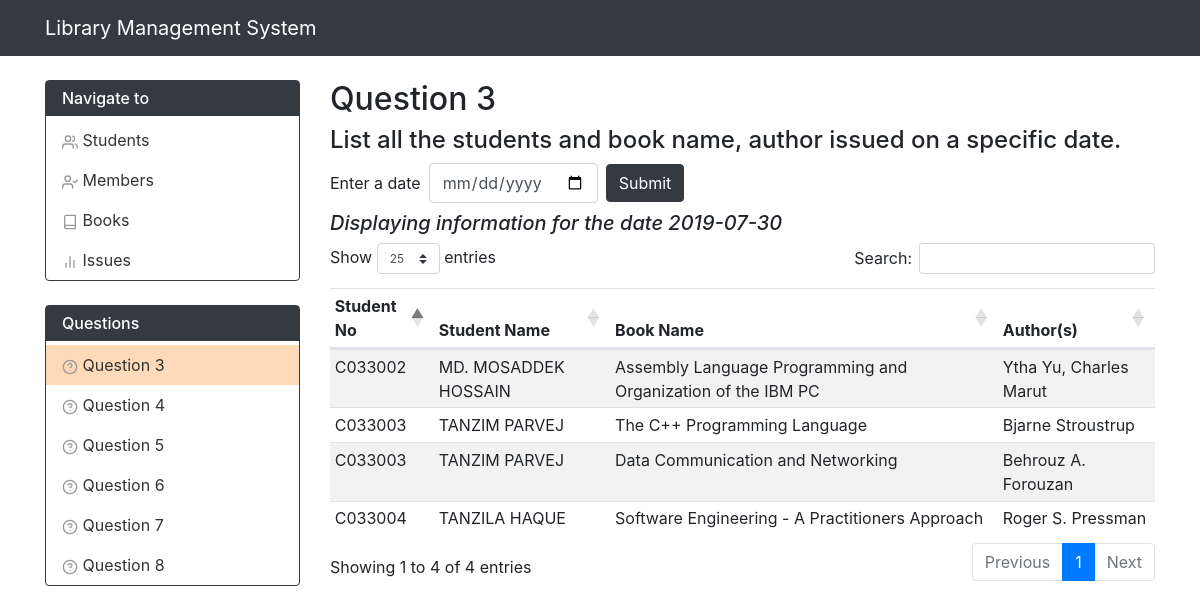
Page /q3.php on the committed database.
### tables this page shows
CREATE TABLE `Student` (
  `stud_no` varchar(20) NOT NULL,
  `stud_name` varchar(100) DEFAULT NULL,
  PRIMARY KEY (`stud_no`),
  CONSTRAINT `student_chk_1` CHECK ((`stud_no` like _utf8mb4'C%'))
);

CREATE TABLE `Book` (
  `book_no` varchar(20) NOT NULL,
  `book_name` varchar(1000) DEFAULT NULL,
  `author` varchar(500) DEFAULT NULL,
  PRIMARY KEY (`book_no`)
);

### functions.php (called while the page is built, shortened)
<?php
function question_3($mysql, $date){
    $info = [];
    if($stmt = $mysql->prepare('SELECT Student.stud_no, stud_name, book_name, author FROM Student, Membership, Book, Iss_rec WHERE Student.stud_no = Membership.stud_no AND Membership.mem_no = Iss_rec.mem_no AND Iss_rec.book_no = Book.book_no AND Iss_rec.iss_date = ?')){
        $stmt->bind_param('s', $date);
        $stmt->execute();
        $stmt->store_result();
        if($stmt->num_rows > 0){
            for($i = 0; $i < $stmt->num_rows; ++$i){
                $stmt->bind_result($no, $std_name, $book_name, $author);
                $stmt->fetch();
                array_push($info, ['no' => $no, 'std_name' => $std_name, 'book_name' => $book_name, 'author' => $author]);
            }
        }
    }
    return $info;
}

### q3.php (the view, shortened to what this page needs)
<?php
require_once __DIR__ . '/functions.php';
$date = isset($_GET['date']) ? $_GET['date'] : '2019-07-30';
$info = question_3($mysqli, $date);
?><!doctype html>
<html lang="en">
<head>
    <link rel="stylesheet" href="https://maxcdn.bootstrapcdn.com/bootstrap/4.0.0/css/bootstrap.min.css">
</head>
<body>
<?php include_once __DIR__ . '/navbar.php'; ?>
<div class="container">
    <div class="row">
        <?php include_once __DIR__ . '/sidebar.php'; ?>
        <main class="col-md-9 mt-4">
            <h2 id="title">Question 3</h2>
            <h4>List all the students and book name, author issued on a specific date.</h4>
            <form method="get" class="form-inline">
                <label for="date" class="mb-2 mr-sm-2">Enter a date</label> <input class="form-control mb-2 mr-sm-2" type="date" id="date" name="date" placeholder="Enter a date">
                <input class="mb-2 mr-sm-2 btn btn-dark" type="submit">
            </form>
            <h5><em>Displaying information for the date <?php echo $date; ?></em></h5>
            <table id="only_table" class="table table-striped table-sm" data-order='[[ 0, "asc" ]]' data-page-length='25'>
                <thead>
                <tr>
                    <th>Student No</th>
                    <th>Student Name</th>
                    <th>Book Name</th>
                    <th>Author(s)</th>
                </tr>
                </thead>
                <tbody id="info_table">
                <?php foreach ($info as $item): ?>
                    <tr>
                        <td><?php echo $item['no']; ?></td>
                        <td><?php echo $item['std_name']; ?></td>
                        <td><?php echo $item['book_name']; ?></td>
                        <td><?php echo $item['author']; ?></td>
                    </tr>
                <?php endforeach; ?>
                </tbody>
            </table>
        </main>
    </div>
</div>
<link rel="stylesheet" type="text/css" href="https://cdn.datatables.net/1.10.19/css/dataTables.bootstrap4.min.css" />
</body>
</html>

### q3.php (style rules this page uses)
main table td:nth-child(1) { max-width: 70px; min-width: 70px; }

### rows in the picture
student: stud_no "C033003", stud_name "TANZIM PARVEJ", book.book_name "The C++ Programming Language", book.author "Bjarne Stroustrup", book.book_name "Data Communication and Networking", book.author "Behrouz A. Forouzan"
student: stud_no "C033002", stud_name "MD. MOSADDEK HOSSAIN", book.book_name "Assembly Language Programming and Organization of the IBM PC", book.author "Ytha Yu, Charles Marut"
student: stud_no "C033004", stud_name "TANZILA HAQUE", book.book_name "Software Engineering - A Practitioners Approach", book.author "Roger S. Pressman"

### other values in the picture
$date "2019-07-30"
